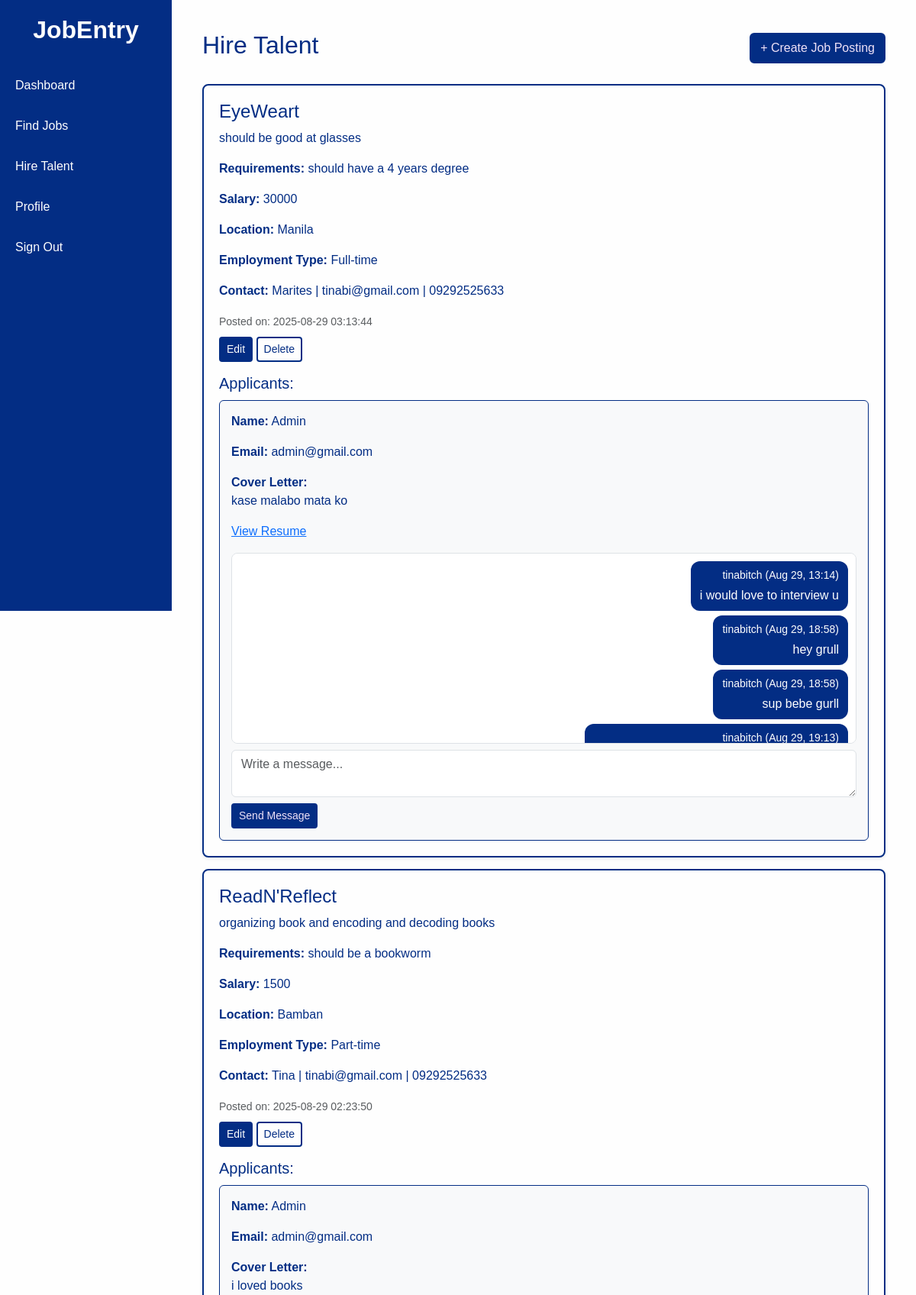
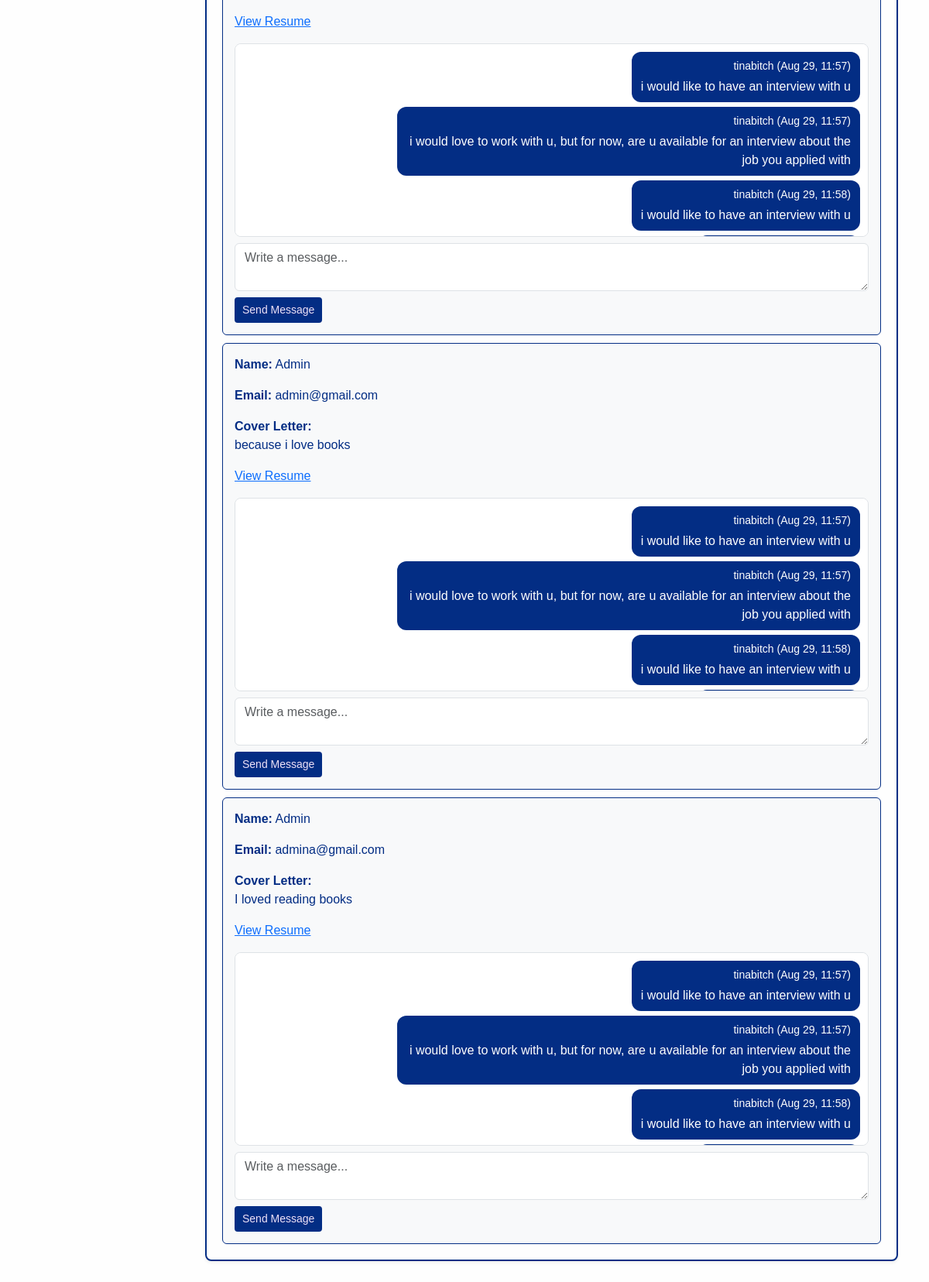
/try/hire_talent.php (signed in), run on the app's committed database (2 pictures, top to bottom).
### tables this page shows
CREATE TABLE `jobs` (
  `id` int(11) NOT NULL,
  `title` varchar(255) NOT NULL,
  `description` text NOT NULL,
  `requirements` text DEFAULT NULL,
  `salary` varchar(100) DEFAULT NULL,
  `location` varchar(255) DEFAULT NULL,
  `employment_type` enum('Full-time','Part-time','Contract','Internship') DEFAULT 'Full-time',
  `contact_name` varchar(255) DEFAULT NULL,
  `contact_email` varchar(255) DEFAULT NULL,
  `contact_phone` varchar(50) DEFAULT NULL,
  `category` varchar(100) DEFAULT NULL,
  `created_at` timestamp NOT NULL DEFAULT current_timestamp()
);

CREATE TABLE `applications` (
  `application_id` int(11) NOT NULL,
  `job_id` int(11) NOT NULL,
  `applicant_name` varchar(255) NOT NULL,
  `applicant_email` varchar(255) NOT NULL,
  `user_id` int(11) DEFAULT NULL,
  `cover_letter` text DEFAULT NULL,
  `resume_path` varchar(255) DEFAULT NULL,
  `status` enum('pending','reviewed','accepted','rejected') DEFAULT 'pending',
  `applied_at` timestamp NOT NULL DEFAULT current_timestamp()
);

CREATE TABLE `messages` (
  `id` int(11) NOT NULL,
  `job_id` int(11) NOT NULL,
  `sender_id` int(11) NOT NULL,
  `receiver_id` int(11) NOT NULL,
  `receiver_email` varchar(255) NOT NULL,
  `message` text NOT NULL,
  `sent_at` timestamp NOT NULL DEFAULT current_timestamp(),
  `status` enum('unread','read') DEFAULT 'unread',
  `created_at` datetime NOT NULL DEFAULT current_timestamp()
);

CREATE TABLE `users` (
  `user_id` int(11) NOT NULL,
  `full_name` varchar(255) NOT NULL,
  `email` varchar(255) NOT NULL,
  `password` varchar(255) NOT NULL,
  `status` enum('active','disabled') DEFAULT 'active',
  `created_at` timestamp NOT NULL DEFAULT current_timestamp(),
  `phone` varchar(50) DEFAULT NULL,
  `address` varchar(255) DEFAULT NULL,
  `skills` text DEFAULT NULL,
  `resume` varchar(255) DEFAULT NULL,
  `profile_pic` varchar(255) DEFAULT NULL
);

### htdocs/try/hire_talent.php (the view, shortened to what this page needs)
<?php
include 'job_db.php';
$result = $conn->query("SELECT * FROM jobs ORDER BY created_at DESC");
?>
<!DOCTYPE html>
<html lang="en">
<head>
<link href="https://cdn.jsdelivr.net/npm/bootstrap@5.3.2/dist/css/bootstrap.min.css" rel="stylesheet">
</head>
<body>
<div class="sidebar">
<h2>JobEntry</h2>
<a href="dashboard.php">Dashboard</a>
<a href="find_job.php">Find Jobs</a>
<a href="hire_talent.php">Hire Talent</a>
<a href="profile.php">Profile</a>
<a href="?logout=true">Sign Out</a>
</div>
<div class="main-content">
<div class="d-flex justify-content-between align-items-center mb-4">
<h2>Hire Talent</h2>
<button class="btn btn-create-job" data-bs-toggle="modal" data-bs-target="#jobModal">+ Create Job Posting</button>
</div>
<?php if ($result->num_rows > 0): ?>
<?php while ($row = $result->fetch_assoc()): ?>
<div class="job-card shadow-sm">
<h4><?= htmlspecialchars($row['title']); ?></h4>
<p><?= nl2br(htmlspecialchars($row['description'])); ?></p>
<p><strong>Requirements:</strong> <?= nl2br(htmlspecialchars($row['requirements'])); ?></p>
<p><strong>Salary:</strong> <?= htmlspecialchars($row['salary']); ?></p>
<p><strong>Location:</strong> <?= htmlspecialchars($row['location']); ?></p>
<p><strong>Employment Type:</strong> <?= htmlspecialchars($row['employment_type']); ?></p>
<p><strong>Contact:</strong> <?= htmlspecialchars($row['contact_name']); ?> | <?= htmlspecialchars($row['contact_email']); ?> | <?= htmlspecialchars($row['contact_phone']); ?></p>
<small class="text-muted">Posted on: <?= $row['created_at']; ?></small><br>
<button class="btn btn-edit btn-sm mt-2"
        data-bs-toggle="modal"
        data-bs-target="#jobModal"
        data-id="<?= $row['id']; ?>"
        data-title="<?= htmlspecialchars($row['title']); ?>"
        data-description="<?= htmlspecialchars($row['description']); ?>"
        data-requirements="<?= htmlspecialchars($row['requirements']); ?>"
        data-salary="<?= htmlspecialchars($row['salary']); ?>"
        data-location="<?= htmlspecialchars($row['location']); ?>"
        data-employment="<?= htmlspecialchars($row['employment_type']); ?>"
        data-contactname="<?= htmlspecialchars($row['contact_name']); ?>"
        data-contactemail="<?= htmlspecialchars($row['contact_email']); ?>"
        data-contactphone="<?= htmlspecialchars($row['contact_phone']); ?>">
Edit
</button>
<a href="hire_talent.php?delete=<?= $row['id']; ?>" class="btn btn-delete btn-sm mt-2" onclick="return confirm('Are you sure you want to delete this job?')">Delete</a>
<?php
$stmt = $conn->prepare("SELECT * FROM applications WHERE job_id=? ORDER BY applied_at DESC");
$stmt->bind_param("i", $row['id']);
$stmt->execute();
$applicants_result = $stmt->get_result();
?>
<?php if ($applicants_result->num_rows > 0): ?>
<h5 class="mt-3">Applicants:</h5>
<?php while ($applicant = $applicants_result->fetch_assoc()): ?>
<div class="applicant-card">
<p><strong>Name:</strong> <?= htmlspecialchars($applicant['applicant_name']); ?></p>
<p><strong>Email:</strong> <?= htmlspecialchars($applicant['applicant_email']); ?></p>
<p><strong>Cover Letter:</strong><br><?= nl2br(htmlspecialchars($applicant['cover_letter'])); ?></p>
<?php if (!empty($applicant['resume_path'])): ?>
<p><a href="<?= htmlspecialchars($applicant['resume_path']); ?>" target="_blank">View Resume</a></p>
<?php endif; ?>
<?php
$sender_id = $_SESSION['user_id'];
$receiver_id = $applicant['user_id'] ?? 0;
$receiver_email = $applicant['applicant_email'];
$stmt2 = $conn->prepare("
    SELECT m.*, u.full_name AS sender_name
    FROM messages m
    LEFT JOIN users u ON m.sender_id = u.user_id
    WHERE m.job_id = ?
      AND ((m.sender_id = ? AND (m.receiver_id = ? OR m.receiver_email = ?))
           OR (m.receiver_id = ? OR m.receiver_email = ?))
    ORDER BY m.created_at ASC
");
$stmt2->bind_param("iiiiis", $row['id'], $sender_id, $receiver_id, $receiver_email, $receiver_id, $receiver_email);
$stmt2->execute();
$messages_result = $stmt2->get_result();
?>
<div class="message-box">
<?php while ($msg = $messages_result->fetch_assoc()): ?>
<div class="<?= ($msg['sender_id'] == $_SESSION['user_id']) ? 'message-sent' : 'message-received'; ?>">
<small class="d-block mb-1"><?= htmlspecialchars($msg['sender_name'] ?? 'Applicant'); ?> (<?= date('M d, H:i', strtotime($msg['created_at'])) ?>)</small>
<p class="mb-0"><?= nl2br(htmlspecialchars($msg['message'])); ?></p>
</div>
<?php endwhile; ?>
</div>
<form method="POST" class="mt-2">
<textarea name="message" class="form-control mb-2" placeholder="Write a message..." required></textarea>
<button type="submit" name="send_message" class="btn btn-create-job btn-sm">Send Message</button>
</form>
</div>
<?php endwhile; ?>
<?php else: ?>
<p class="text-muted mt-3">No applicants yet.</p>
<?php endif; ?>
</div>
<?php endwhile; ?>
<?php else: ?>
<p class="text-muted">No job postings yet.</p>
<?php endif; ?>
</div>
</body>
</html>

### htdocs/try/hire_talent.php (style rules this page uses)
body { margin:0; font-family:Arial,sans-serif; background-color:#FEFEFE; color:#032D84; }
.sidebar { height:100vh; width:225px; position:fixed; top:0; left:0; background-color:#032D84; padding-top:20px; }
.sidebar h2 { color:#FEFEFE; text-align:center; font-weight:bold; margin-bottom:30px; }
.sidebar a { padding:12px 20px; display:block; color:#FEFEFE; text-decoration:none; border-radius:6px; margin-bottom:5px; font-weight:500; }
.main-content { margin-left:225px; padding:40px; }
.job-card { background:#FEFEFE; border:2px solid #032D84; padding:20px; border-radius:8px; margin-bottom:15px; }
.applicant-card { background-color:#f8f9fa; border:1px solid #032D84; padding:15px; border-radius:6px; margin-top:10px; }
.btn-create-job { background-color:#032D84; color:#FEFE; border:2px solid #032D84; }
.btn-edit { background-color:#032D84; color:#FEFEFE; border:2px solid #032D84; }
.btn-delete { background-color:#FEFEFE; color:#032D84; border:2px solid #032D84; }
.message-box { display:flex; flex-direction:column; max-height:250px; overflow-y:auto; padding:10px; border:1px solid #dee2e6; border-radius:8px; background-color:#ffffff; }
.message-sent { background:#032D84; color:#FEFEFE; text-align:right; padding:8px 12px; border-radius:12px; margin-bottom:6px; max-width:75%; align-self:flex-end; }

### data on the page
jobs: title "EyeWeart", description "should be good at glasses", requirements "should have a 4 years degree", salary "30000", location "Manila", employment_type "Full-time", contact_name "Marites", contact_email "tinabi@gmail.com", contact_phone "09292525633", created_at "2025-08-29 03:13:44"
applications: applicant_name "Admin", applicant_email "admin@gmail.com", cover_letter "kase malabo mata ko"
messages: users.full_name "tinabitch", created_at "Aug 29, 13:14", message "i would love to interview u"
messages: users.full_name "tinabitch", created_at "Aug 29, 18:58", message "hey grull"
messages: users.full_name "tinabitch", created_at "Aug 29, 18:58", message "sup bebe gurll"
messages: users.full_name "tinabitch", created_at "Aug 29, 19:13"
jobs: title "ReadN'Reflect", description "organizing book and encoding and decoding books", requirements "should be a bookworm", salary "1500", location "Bamban", employment_type "Part-time", contact_name "Tina", contact_email "tinabi@gmail.com", contact_phone "09292525633", created_at "2025-08-29 02:23:50"
applications: applicant_name "Admin", applicant_email "admin@gmail.com", cover_letter "i loved books"
messages: users.full_name "tinabitch", created_at "Aug 29, 11:57", message "i would like to have an interview with u"
messages: users.full_name "tinabitch", created_at "Aug 29, 11:57", message "i would love to work with u, but for now, are u available for an interview about the job you applied with"
messages: users.full_name "tinabitch", created_at "Aug 29, 11:58", message "i would like to have an interview with u"
applications: applicant_name "Admin", applicant_email "admin@gmail.com", cover_letter "because i love books"
applications: applicant_name "Admin", applicant_email "admina@gmail.com", cover_letter "I loved reading books"
